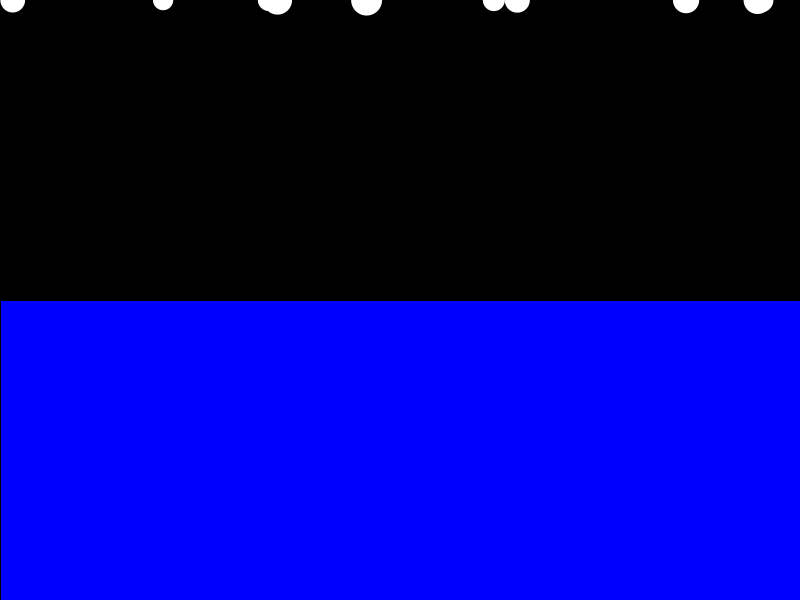
Frame 1 (no input)
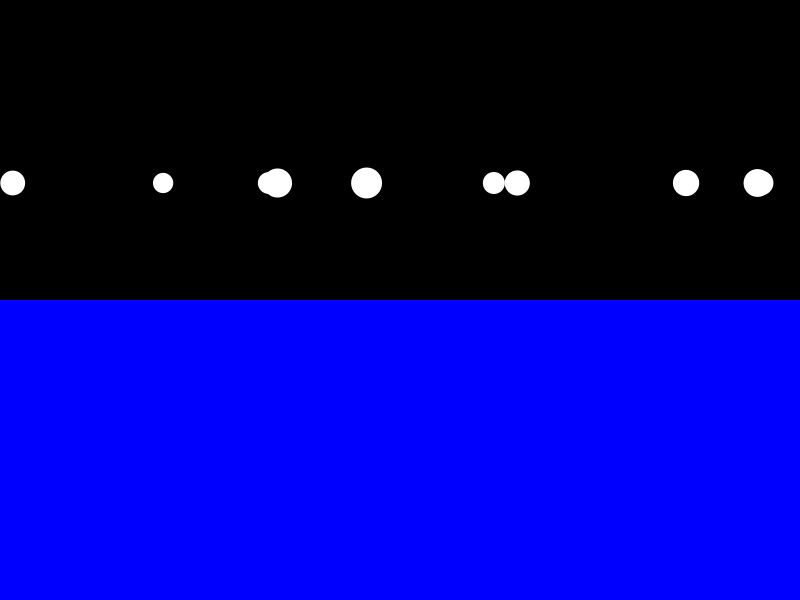
Frame 60 (the mouse pressed at the canvas centre just before this capture)
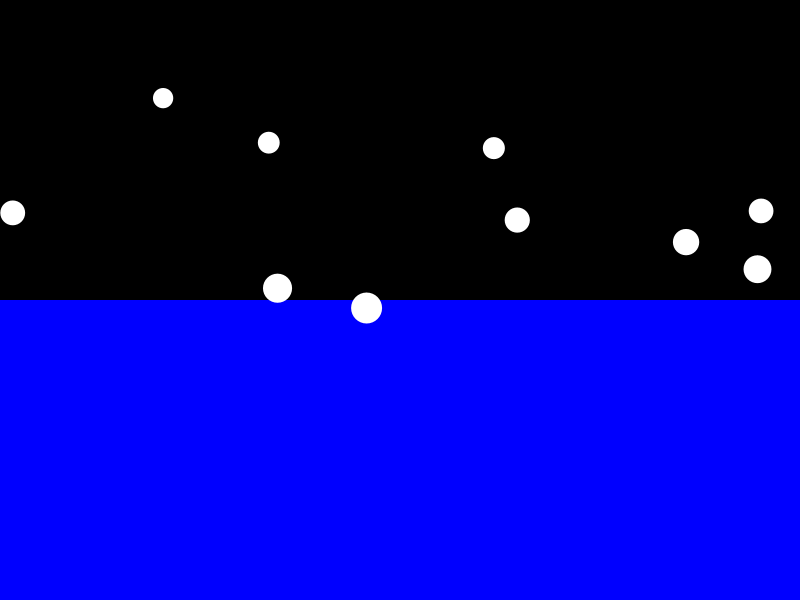
Frame 120 (the mouse held since frame 60 and released just before this capture)

The Processing sketch that drew these frames (run headless with seeded random() and noise(); from frame 60 on, the mouse is pressed at the canvas centre):

// Processing sketch: liquidResistence
// ── liquidResistence.pde
Ball[] balls ;
Liquid liquid;

void setup() {
  //colorMode(HSL,360,100,100);
  size(800, 600);

  balls = new Ball[10];
  for (int i = 0; i<balls.length; i++) {
    balls[i] = new Ball(random(width), 0);
  }


  liquid = new Liquid(0, height/2, width, height/2, 0.5);
}

void draw() {

  background(0);

  liquid.display();


  for (int i = 0; i<balls.length; i++) {
    PVector gravity;
    gravity = new PVector(0, 0.1);
    gravity.mult(balls[i].mass);
    balls[i].applyForce(gravity);

    if (balls[i].isInside(liquid)) {
      balls[i].drag(liquid);
    }
    balls[i].update();
    balls[i].edges();
    balls[i].display();
    
  }
}

class Ball {
  PVector loc;
  PVector vel;
  PVector acc;
  float mass;
  float r;
  float d;

  Ball(float x_, float y_) {
    mass = random(2, 4);
    r = mass*5;
    d = 2*r;
    loc = new PVector(x_, y_);
    vel = new PVector(0, 0);
    acc = new PVector(0, 0);
  }

  boolean isInside(Liquid l) {
    if (loc.x>l.x && loc.x<l.x+l.w && loc.y>l.y && loc.y < l.y+l.h) {
      return true;
    } else {
      return false;
    }
  }

  void update() {
    vel.add(acc);
    loc.add(vel);
    acc.mult(0);
  }

  void applyForce(PVector force) {
    PVector f = PVector.div(force, mass);
    acc.add(f);
  }

  void drag(Liquid l) {

    PVector drag = vel.copy();
    float speed = vel.mag();
    float dragMag = l.c * speed * speed;
    drag.normalize();
    drag.mult(-1);
    drag.mult(dragMag);

    applyForce(drag);
  }
  void edges() {

    if (loc.x + r > width) {
      loc.x  = width - r;
      //vel.x = -vel.x;
    } else if (loc.x < r) {

      vel.x *= -1;
      loc.x = 0;
    }

    if (loc.y + r > height) {
      loc.y  = height - r;
      //vel.y = -velocity.y;
    }
  }

  void display() {
    noStroke();
    fill(255);
    ellipse(loc.x, loc.y, d, d);
  }
}

class Liquid {
  float x, y, w, h;
  float c;

  Liquid(float _x, float _y, float _w, float _h, float _c) {
    x = _x;
    y = _y;
    w = _w;
    h = _h;
    c = _c;
  }

  void display() {
    fill(0, 0, 255);
    rect(x, y, w, h);
  }
}
